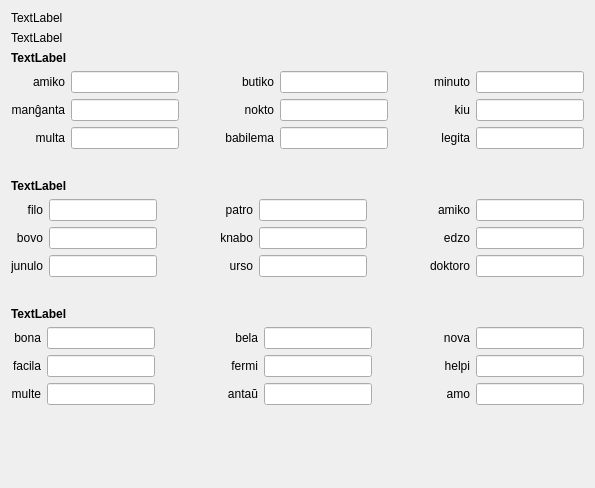
     <widget class="QWidget" name="tab">
      <attribute name="icon">
       <iconset resource="ikonoj.qrc">
        <normaloff>:/ikonoj/ekzameno.png</normaloff>:/ikonoj/ekzameno.png</iconset>
      </attribute>
      <attribute name="title">
       <string>1</string>
      </attribute>
      <layout class="QVBoxLayout" name="verticalLayout_43" stretch="0,0,0,0,1,0,0,1,0,0,3">
       <item>
        <widget class="titolo" name="Lec13_Label3">
         <property name="text">
          <string>TextLabel</string>
         </property>
        </widget>
       </item>
       <item>
        <widget class="QLabel" name="Lec13_Label6">
         <property name="text">
          <string>TextLabel</string>
         </property>
         <property name="wordWrap">
          <bool>true</bool>
         </property>
        </widget>
       </item>
       <item>
        <widget class="QLabel" name="Lec13_Label1">
         <property name="sizePolicy">
          <sizepolicy hsizetype="Preferred" vsizetype="Maximum">
           <horstretch>0</horstretch>
           <verstretch>0</verstretch>
          </sizepolicy>
         </property>
         <property name="font">
          <font>
           <weight>75</weight>
           <bold>true</bold>
          </font>
         </property>
         <property name="text">
          <string>TextLabel</string>
         </property>
         <property name="alignment">
          <set>Qt::AlignBottom|Qt::AlignLeading|Qt::AlignLeft</set>
         </property>
         <property name="wordWrap">
          <bool>true</bool>
         </property>
        </widget>
       </item>
       <item>
        <layout class="QHBoxLayout" name="horizontalLayout_4">
         <item>
          <layout class="QHBoxLayout" name="horizontalLayout">
           <item>
            <layout class="QVBoxLayout" name="verticalLayout_5">
             <item>
              <widget class="QLabel" name="label_4">
               <property name="text">
                <string>amiko</string>
               </property>
               <property name="alignment">
                <set>Qt::AlignRight|Qt::AlignTrailing|Qt::AlignVCenter</set>
               </property>
               <property name="buddy">
                <cstring>lineEdit</cstring>
               </property>
              </widget>
             </item>
             <item>
              <widget class="QLabel" name="label_5">
               <property name="text">
                <string>manĝanta</string>
               </property>
               <property name="alignment">
                <set>Qt::AlignRight|Qt::AlignTrailing|Qt::AlignVCenter</set>
               </property>
               <property name="buddy">
                <cstring>lineEdit_2</cstring>
               </property>
              </widget>
             </item>
             <item>
              <widget class="QLabel" name="label_6">
               <property name="text">
                <string>multa</string>
               </property>
               <property name="alignment">
                <set>Qt::AlignRight|Qt::AlignTrailing|Qt::AlignVCenter</set>
               </property>
               <property name="buddy">
                <cstring>lineEdit_3</cstring>
               </property>
              </widget>
             </item>
            </layout>
           </item>
           <item>
            <layout class="QVBoxLayout" name="verticalLayout_2">
             <item>
              <widget class="cx_edit" name="lineEdit"/>
             </item>
             <item>
              <widget class="cx_edit" name="lineEdit_2"/>
             </item>
             <item>
              <widget class="cx_edit" name="lineEdit_3"/>
             </item>
            </layout>
           </item>
          </layout>
         </item>
         <item>
          <spacer name="horizontalSpacer_7">
           <property name="orientation">
            <enum>Qt::Horizontal</enum>
           </property>
           <property name="sizeHint" stdset="0">
            <size>
             <width>40</width>
             <height>20</height>
            </size>
           </property>
          </spacer>
         </item>
         <item>
          <layout class="QHBoxLayout" name="horizontalLayout_2">
           <item>
            <layout class="QVBoxLayout" name="verticalLayout_6">
             <item>
              <widget class="QLabel" name="label_7">
               <property name="text">
                <string>butiko</string>
               </property>
               <property name="alignment">
                <set>Qt::AlignRight|Qt::AlignTrailing|Qt::AlignVCenter</set>
               </property>
               <property name="buddy">
                <cstring>lineEdit_4</cstring>
               </property>
              </widget>
             </item>
             <item>
              <widget class="QLabel" name="label_8">
               <property name="text">
                <string>nokto</string>
               </property>
               <property name="alignment">
                <set>Qt::AlignRight|Qt::AlignTrailing|Qt::AlignVCenter</set>
               </property>
               <property name="buddy">
                <cstring>lineEdit_5</cstring>
               </property>
              </widget>
             </item>
             <item>
              <widget class="QLabel" name="label_9">
               <property name="text">
                <string>babilema</string>
               </property>
               <property name="alignment">
                <set>Qt::AlignRight|Qt::AlignTrailing|Qt::AlignVCenter</set>
               </property>
               <property name="buddy">
                <cstring>lineEdit_6</cstring>
               </property>
              </widget>
             </item>
            </layout>
           </item>
           <item>
            <layout class="QVBoxLayout" name="verticalLayout_3">
             <item>
              <widget class="cx_edit" name="lineEdit_4"/>
             </item>
             <item>
              <widget class="cx_edit" name="lineEdit_5"/>
             </item>
             <item>
              <widget class="cx_edit" name="lineEdit_6"/>
             </item>
            </layout>
           </item>
          </layout>
         </item>
         <item>
          <spacer name="horizontalSpacer_8">
           <property name="orientation">
            <enum>Qt::Horizontal</enum>
           </property>
           <property name="sizeHint" stdset="0">
            <size>
             <width>40</width>
             <height>20</height>
            </size>
           </property>
          </spacer>
         </item>
         <item>
          <layout class="QHBoxLayout" name="horizontalLayout_3">
           <item>
            <layout class="QVBoxLayout" name="verticalLayout_10">
             <item>
              <widget class="QLabel" name="label_10">
               <property name="text">
                <string>minuto</string>
               </property>
               <property name="alignment">
                <set>Qt::AlignRight|Qt::AlignTrailing|Qt::AlignVCenter</set>
               </property>
               <property name="buddy">
                <cstring>lineEdit_7</cstring>
               </property>
              </widget>
             </item>
             <item>
              <widget class="QLabel" name="label_11">
               <property name="text">
                <string>kiu</string>
               </property>
               <property name="alignment">
                <set>Qt::AlignRight|Qt::AlignTrailing|Qt::AlignVCenter</set>
               </property>
               <property name="buddy">
                <cstring>lineEdit_8</cstring>
               </property>
              </widget>
             </item>
             <item>
              <widget class="QLabel" name="label_12">
               <property name="text">
                <string>legita</string>
               </property>
               <property name="alignment">
                <set>Qt::AlignRight|Qt::AlignTrailing|Qt::AlignVCenter</set>
               </property>
               <property name="buddy">
                <cstring>lineEdit_9</cstring>
               </property>
              </widget>
             </item>
            </layout>
           </item>
           <item>
            <layout class="QVBoxLayout" name="verticalLayout_4">
             <item>
              <widget class="cx_edit" name="lineEdit_7"/>
             </item>
             <item>
              <widget class="cx_edit" name="lineEdit_8"/>
             </item>
             <item>
              <widget class="cx_edit" name="lineEdit_9"/>
             </item>
            </layout>
           </item>
          </layout>
         </item>
        </layout>
       </item>
       <item>
        <spacer name="verticalSpacer_5">
         <property name="orientation">
          <enum>Qt::Vertical</enum>
         </property>
         <property name="sizeHint" stdset="0">
          <size>
           <width>20</width>
           <height>40</height>
          </size>
         </property>
        </spacer>
       </item>
       <item>
        <widget class="QLabel" name="Lec13_Label2">
         <property name="sizePolicy">
          <sizepolicy hsizetype="Preferred" vsizetype="Maximum">
           <horstretch>0</horstretch>
           <verstretch>0</verstretch>
          </sizepolicy>
         </property>
         <property name="font">
          <font>
           <weight>75</weight>
           <bold>true</bold>
          </font>
         </property>
         <property name="text">
          <string>TextLabel</string>
         </property>
         <property name="alignment">
          <set>Qt::AlignBottom|Qt::AlignLeading|Qt::AlignLeft</set>
         </property>
         <property name="wordWrap">
          <bool>true</bool>
         </property>
        </widget>
       </item>
       <item>
        <layout class="QHBoxLayout" name="horizontalLayout_8">
         <item>
          <layout class="QHBoxLayout" name="horizontalLayout_5">
           <item>
            <layout class="QVBoxLayout" name="verticalLayout_7">
             <item>
              <widget class="QLabel" name="label_14">
               <property name="text">
                <string>filo</string>
               </property>
               <property name="alignment">
                <set>Qt::AlignRight|Qt::AlignTrailing|Qt::AlignVCenter</set>
               </property>
               <property name="buddy">
                <cstring>lineEdit_10</cstring>
               </property>
              </widget>
             </item>
             <item>
              <widget class="QLabel" name="label_15">
               <property name="text">
                <string>bovo</string>
               </property>
               <property name="alignment">
                <set>Qt::AlignRight|Qt::AlignTrailing|Qt::AlignVCenter</set>
               </property>
               <property name="buddy">
                <cstring>lineEdit_11</cstring>
               </property>
              </widget>
             </item>
             <item>
              <widget class="QLabel" name="label_16">
               <property name="text">
                <string>junulo</string>
               </property>
               <property name="alignment">
                <set>Qt::AlignRight|Qt::AlignTrailing|Qt::AlignVCenter</set>
               </property>
               <property name="buddy">
                <cstring>lineEdit_12</cstring>
               </property>
              </widget>
             </item>
            </layout>
           </item>
           <item>
            <layout class="QVBoxLayout" name="verticalLayout_8">
             <item>
              <widget class="cx_edit" name="lineEdit_10"/>
             </item>
             <item>
              <widget class="cx_edit" name="lineEdit_11"/>
             </item>
             <item>
              <widget class="cx_edit" name="lineEdit_12"/>
             </item>
            </layout>
           </item>
          </layout>
         </item>
         <item>
          <spacer name="horizontalSpacer_9">
           <property name="orientation">
            <enum>Qt::Horizontal</enum>
           </property>
           <property name="sizeHint" stdset="0">
            <size>
             <width>40</width>
             <height>20</height>
            </size>
           </property>
          </spacer>
         </item>
         <item>
          <layout class="QHBoxLayout" name="horizontalLayout_6">
           <item>
            <layout class="QVBoxLayout" name="verticalLayout_14">
             <item>
              <widget class="QLabel" name="label_17">
               <property name="text">
                <string>patro</string>
               </property>
               <property name="alignment">
                <set>Qt::AlignRight|Qt::AlignTrailing|Qt::AlignVCenter</set>
               </property>
               <property name="buddy">
                <cstring>lineEdit_13</cstring>
               </property>
              </widget>
             </item>
             <item>
              <widget class="QLabel" name="label_18">
               <property name="text">
                <string>knabo</string>
               </property>
               <property name="alignment">
                <set>Qt::AlignRight|Qt::AlignTrailing|Qt::AlignVCenter</set>
               </property>
               <property name="buddy">
                <cstring>lineEdit_14</cstring>
               </property>
              </widget>
             </item>
             <item>
              <widget class="QLabel" name="label_19">
               <property name="text">
                <string>urso</string>
               </property>
               <property name="alignment">
                <set>Qt::AlignRight|Qt::AlignTrailing|Qt::AlignVCenter</set>
               </property>
               <property name="buddy">
                <cstring>lineEdit_15</cstring>
               </property>
              </widget>
             </item>
            </layout>
           </item>
           <item>
            <layout class="QVBoxLayout" name="verticalLayout_9">
             <item>
              <widget class="cx_edit" name="lineEdit_13"/>
             </item>
             <item>
              <widget class="cx_edit" name="lineEdit_14"/>
             </item>
             <item>
              <widget class="cx_edit" name="lineEdit_15"/>
             </item>
            </layout>
           </item>
          </layout>
         </item>
         <item>
          <spacer name="horizontalSpacer_10">
           <property name="orientation">
            <enum>Qt::Horizontal</enum>
           </property>
           <property name="sizeHint" stdset="0">
            <size>
             <width>40</width>
             <height>20</height>
            </size>
           </property>
          </spacer>
         </item>
         <item>
          <layout class="QHBoxLayout" name="horizontalLayout_7">
           <item>
            <layout class="QVBoxLayout" name="verticalLayout_39">
             <item>
              <widget class="QLabel" name="label_20">
               <property name="text">
                <string>amiko</string>
               </property>
               <property name="alignment">
                <set>Qt::AlignRight|Qt::AlignTrailing|Qt::AlignVCenter</set>
               </property>
               <property name="buddy">
                <cstring>lineEdit_16</cstring>
               </property>
              </widget>
             </item>
             <item>
              <widget class="QLabel" name="label_21">
               <property name="text">
                <string>edzo</string>
               </property>
               <property name="alignment">
                <set>Qt::AlignRight|Qt::AlignTrailing|Qt::AlignVCenter</set>
               </property>
               <property name="buddy">
                <cstring>lineEdit_17</cstring>
               </property>
              </widget>
             </item>
             <item>
              <widget class="QLabel" name="label_22">
               <property name="text">
                <string>doktoro</string>
               </property>
               <property name="alignment">
                <set>Qt::AlignRight|Qt::AlignTrailing|Qt::AlignVCenter</set>
               </property>
               <property name="buddy">
                <cstring>lineEdit_18</cstring>
               </property>
              </widget>
             </item>
            </layout>
           </item>
           <item>
            <layout class="QVBoxLayout" name="verticalLayout_38">
             <item>
              <widget class="cx_edit" name="lineEdit_16"/>
             </item>
             <item>
              <widget class="cx_edit" name="lineEdit_17"/>
             </item>
             <item>
              <widget class="cx_edit" name="lineEdit_18"/>
             </item>
            </layout>
           </item>
          </layout>
         </item>
        </layout>
       </item>
       <item>
        <spacer name="verticalSpacer_6">
         <property name="orientation">
          <enum>Qt::Vertical</enum>
         </property>
         <property name="sizeHint" stdset="0">
          <size>
           <width>20</width>
           <height>40</height>
          </size>
         </property>
        </spacer>
       </item>
       <item>
        <widget class="QLabel" name="Lec13_Label4">
         <property name="sizePolicy">
          <sizepolicy hsizetype="Preferred" vsizetype="Maximum">
           <horstretch>0</horstretch>
           <verstretch>0</verstretch>
          </sizepolicy>
         </property>
         <property name="font">
          <font>
           <weight>75</weight>
           <bold>true</bold>
          </font>
         </property>
         <property name="text">
          <string>TextLabel</string>
         </property>
         <property name="alignment">
          <set>Qt::AlignBottom|Qt::AlignLeading|Qt::AlignLeft</set>
         </property>
         <property name="wordWrap">
          <bool>true</bool>
         </property>
        </widget>
       </item>
       <item>
        <layout class="QHBoxLayout" name="horizontalLayout_12">
         <item>
          <layout class="QHBoxLayout" name="horizontalLayout_9">
           <item>
            <layout class="QVBoxLayout" name="verticalLayout_40">
             <item>
              <widget class="QLabel" name="label_24">
               <property name="text">
                <string>bona</string>
               </property>
               <property name="alignment">
                <set>Qt::AlignRight|Qt::AlignTrailing|Qt::AlignVCenter</set>
               </property>
               <property name="buddy">
                <cstring>lineEdit_19</cstring>
               </property>
              </widget>
             </item>
             <item>
              <widget class="QLabel" name="label_25">
               <property name="text">
                <string>facila</string>
               </property>
               <property name="alignment">
                <set>Qt::AlignRight|Qt::AlignTrailing|Qt::AlignVCenter</set>
               </property>
               <property name="buddy">
                <cstring>lineEdit_20</cstring>
               </property>
              </widget>
             </item>
             <item>
              <widget class="QLabel" name="label_26">
               <property name="text">
                <string>multe</string>
               </property>
               <property name="alignment">
                <set>Qt::AlignRight|Qt::AlignTrailing|Qt::AlignVCenter</set>
               </property>
               <property name="buddy">
                <cstring>lineEdit_21</cstring>
               </property>
              </widget>
             </item>
            </layout>
           </item>
           <item>
            <layout class="QVBoxLayout" name="verticalLayout_11">
             <item>
              <widget class="cx_edit" name="lineEdit_19"/>
             </item>
             <item>
              <widget class="cx_edit" name="lineEdit_20"/>
             </item>
             <item>
              <widget class="cx_edit" name="lineEdit_21"/>
             </item>
            </layout>
           </item>
          </layout>
         </item>
         <item>
          <spacer name="horizontalSpacer_11">
           <property name="orientation">
            <enum>Qt::Horizontal</enum>
           </property>
           <property name="sizeHint" stdset="0">
            <size>
             <width>40</width>
             <height>20</height>
            </size>
           </property>
          </spacer>
         </item>
         <item>
          <layout class="QHBoxLayout" name="horizontalLayout_10">
           <item>
            <layout class="QVBoxLayout" name="verticalLayout_41">
             <item>
              <widget class="QLabel" name="label_27">
               <property name="text">
                <string>bela</string>
               </property>
               <property name="alignment">
                <set>Qt::AlignRight|Qt::AlignTrailing|Qt::AlignVCenter</set>
               </property>
               <property name="buddy">
                <cstring>lineEdit_22</cstring>
               </property>
              </widget>
             </item>
             <item>
              <widget class="QLabel" name="label_28">
               <property name="text">
                <string>fermi</string>
               </property>
               <property name="alignment">
                <set>Qt::AlignRight|Qt::AlignTrailing|Qt::AlignVCenter</set>
               </property>
               <property name="buddy">
                <cstring>lineEdit_23</cstring>
               </property>
              </widget>
             </item>
             <item>
              <widget class="QLabel" name="label_29">
               <property name="text">
                <string>antaŭ</string>
               </property>
               <property name="alignment">
                <set>Qt::AlignRight|Qt::AlignTrailing|Qt::AlignVCenter</set>
               </property>
               <property name="buddy">
                <cstring>lineEdit_24</cstring>
               </property>
              </widget>
             </item>
            </layout>
           </item>
           <item>
            <layout class="QVBoxLayout" name="verticalLayout_12">
             <item>
              <widget class="cx_edit" name="lineEdit_22"/>
             </item>
             <item>
              <widget class="cx_edit" name="lineEdit_23"/>
             </item>
             <item>
              <widget class="cx_edit" name="lineEdit_24"/>
             </item>
            </layout>
           </item>
          </layout>
         </item>
         <item>
          <spacer name="horizontalSpacer_12">
           <property name="orientation">
            <enum>Qt::Horizontal</enum>
           </property>
           <property name="sizeHint" stdset="0">
            <size>
             <width>40</width>
             <height>20</height>
            </size>
           </property>
          </spacer>
         </item>
         <item>
          <layout class="QHBoxLayout" name="horizontalLayout_11">
           <item>
            <layout class="QVBoxLayout" name="verticalLayout_42">
             <item>
              <widget class="QLabel" name="label_30">
               <property name="text">
                <string>nova</string>
               </property>
               <property name="alignment">
                <set>Qt::AlignRight|Qt::AlignTrailing|Qt::AlignVCenter</set>
               </property>
               <property name="buddy">
                <cstring>lineEdit_25</cstring>
               </property>
              </widget>
             </item>
             <item>
              <widget class="QLabel" name="label_31">
               <property name="text">
                <string>helpi</string>
               </property>
               <property name="alignment">
                <set>Qt::AlignRight|Qt::AlignTrailing|Qt::AlignVCenter</set>
               </property>
               <property name="buddy">
                <cstring>lineEdit_26</cstring>
               </property>
              </widget>
             </item>
             <item>
              <widget class="QLabel" name="label_32">
               <property name="text">
                <string>amo</string>
               </property>
               <property name="alignment">
                <set>Qt::AlignRight|Qt::AlignTrailing|Qt::AlignVCenter</set>
               </property>
               <property name="buddy">
                <cstring>lineEdit_27</cstring>
               </property>
              </widget>
             </item>
            </layout>
           </item>
           <item>
            <layout class="QVBoxLayout" name="verticalLayout_13">
             <item>
              <widget class="cx_edit" name="lineEdit_25"/>
             </item>
             <item>
              <widget class="cx_edit" name="lineEdit_26"/>
             </item>
             <item>
              <widget class="cx_edit" name="lineEdit_27"/>
             </item>
            </layout>
           </item>
          </layout>
         </item>
        </layout>
       </item>
       <item>
        <spacer name="verticalSpacer_8">
         <property name="orientation">
          <enum>Qt::Vertical</enum>
         </property>
         <property name="sizeHint" stdset="0">
          <size>
           <width>20</width>
           <height>40</height>
          </size>
         </property>
        </spacer>
       </item>
      </layout>
     </widget>
